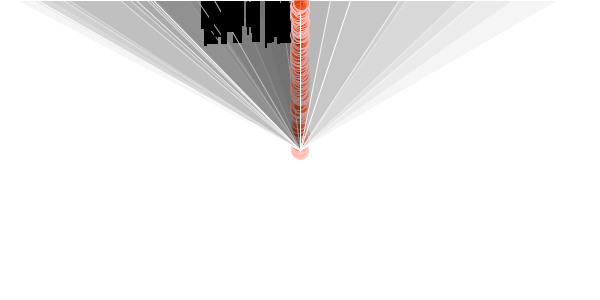
Frame 1 (no input)
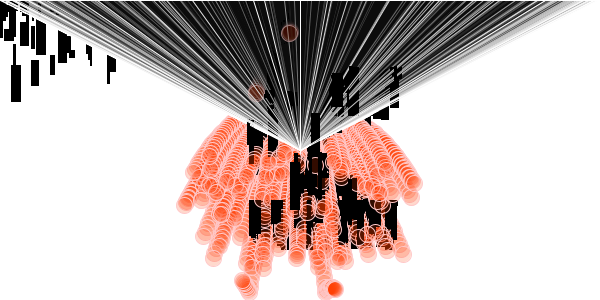
Frame 60 (the mouse pressed at the canvas centre just before this capture)
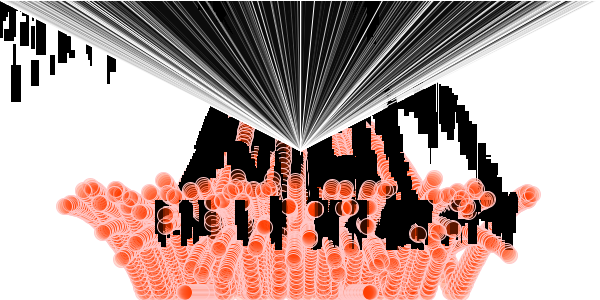
Frame 120 (the mouse held since frame 60 and released just before this capture)

The Processing sketch that drew these frames (run headless with seeded random() and noise(); from frame 60 on, the mouse is pressed at the canvas centre):

// Processing sketch: processing_41550
// ── processing_41550.pde

int numParticles = 150;
GenParticle[] p = new GenParticle[numParticles];


void setup() {
  size(600, 300);
  smooth();
  background(255);

  for (int i = 0; i < p.length; i++) { // the circle particles
    float velX = random(-2, 2);
    float velY = -i;
    //Inputs: x, y, x-velocity, y-velocity,
    //radius, origin x, origin y
    p[i] = new GenParticle(width/2, height/2, velX, velY, 8, width/2, height/2);
  }
  
  for (int i = 0; i < p.length; i++) {// rectangle particles
    if (random(10) > 8) {
      float velX = random(-100, 1);
      float velY = random(-10, 3);
      p[i] = new rParticle(width/2, 0, velX, velY, 100, width/2, height/2);
    }
  }
  for (int i = 0; i < p.length; i++) { //exploding quads at top of sketch
    if (random(10) > 8) {
      float velX = random(-10, 1);
      float velY = random(-10, 3);
      p[i] = new qParticle(width/2, height, velX, velY, 100, width/2, height/2);
    }
  }
}

void draw() {
  for (int i = 0; i < p.length; i++) {
    p[i].update();
    p[i].regenerate();
    p[i].display();
  }
}

class Particle {
  float x, y; // The x- and y-coordinates
  float vx, vy; // The x- and y-velocities
  float radius; // Particle radius
  float gravity = 0.05; // gravity to affect how particles fall
  float speed = 1; // speed of particles
  float friction = 1; // friction to affect how the particles slow down

  Particle(float xpos, float ypos, float velx, float vely, float r) {
    x = xpos;
    y = ypos;
    vx = velx;
    vy = vely;
    radius = r;
  }

  void update() {
    vy = vy + gravity;
    y += vy;
    x += vx;

    speed = speed + gravity; // makes the particles bounce and then stick to the bottom of the screen
    speed = speed * friction;
    y = y + speed;
    if (y > (height - radius)) {
      y = height - radius;
      speed = -speed;
    }
  }

  void display() { //sets the color and the size of the circle particles
    fill(255, 60, 0, 50);
    stroke(255, 200, 200);
    ellipse(x, y, radius*2, radius*2);
  }
}


class GenParticle extends Particle {
  float originX, originY;

  GenParticle(float xIn, float yIn, float vxIn, float vyIn, float r, float ox, float oy) {
    super(xIn, yIn, vxIn, vyIn, r);
    originX = ox;
    originY = oy;
  }

  void regenerate() {
    if ((x > width + radius) || (x < -radius) ||
      (y > height + radius) || (y < -radius)) {
      x = originX;
      y = originY;
      vx = random(-2.0, 2.0);
      vy = random(-4.0, -2.0);
    }
  }
}

class rParticle extends GenParticle { // these particles act similar to the circles, but have less force and come to a rest on a bar above the circles

  rParticle(float xIn, float yIn, float vxIn, float vyIn, float r, float ox, float oy) {
    super(xIn, yIn, vxIn, vyIn, r, ox, oy);
  }
  void regenerate() {
    if ((x > width) || (x < -width) ||
      (y > height) || (y < -height)) {
      x = width/2;
      y = height;
      vx = random(-2, 2);
      vy = random(-4.0, 2.0);
    }
  }
  void display() {
    fill(0);
    stroke(0);
    rect(x, y, random(10), random(50));
  }
}
class qParticle extends GenParticle { //acts as the exploding force to the sketch, quads explode from the center of the screen towards the top of the sketch

  qParticle(float xIn, float yIn, float vxIn, float vyIn, float r, float ox, float oy) {
    super(xIn, yIn, vxIn, vyIn, r, ox, oy);
  }
  void regenerate() {
    if ((x > width) || (x < -width) ||
      (y > height) || (y < -height)) {
      x = width/2;
      y = height/2;
      vx = random(-.03, .03);
      vy = random(-.03, .03);
    }
  }
  void display() {
    fill(0, 10);
    stroke(255);
    quad(width, 0, random(width), 0, 300, 150, (width/2), 0);
  }
}
